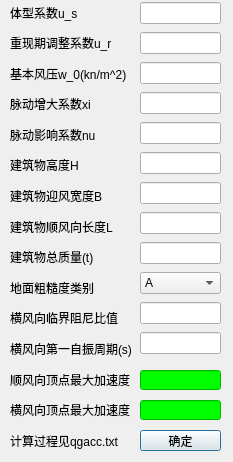
<?xml version="1.0" encoding="UTF-8"?>
<ui version="4.0">
 <class>acc_qg</class>
 <widget class="QDialog" name="acc_qg">
  <property name="geometry">
   <rect>
    <x>0</x>
    <y>0</y>
    <width>233</width>
    <height>462</height>
   </rect>
  </property>
  <property name="windowTitle">
   <string>风作用顶点最大加速度计算</string>
  </property>
  <property name="styleSheet">
   <string notr="true"/>
  </property>
  <widget class="QWidget" name="verticalLayoutWidget">
   <property name="geometry">
    <rect>
     <x>10</x>
     <y>0</y>
     <width>131</width>
     <height>361</height>
    </rect>
   </property>
   <layout class="QVBoxLayout" name="verticalLayout">
    <item>
     <widget class="QLabel" name="lb_us">
      <property name="text">
       <string>体型系数u_s</string>
      </property>
     </widget>
    </item>
    <item>
     <widget class="QLabel" name="lb_ur">
      <property name="text">
       <string>重现期调整系数u_r</string>
      </property>
     </widget>
    </item>
    <item>
     <widget class="QLabel" name="lb_w0">
      <property name="text">
       <string>基本风压w_0(kn/m^2)</string>
      </property>
     </widget>
    </item>
    <item>
     <widget class="QLabel" name="lb_xi">
      <property name="text">
       <string>脉动增大系数xi</string>
      </property>
     </widget>
    </item>
    <item>
     <widget class="QLabel" name="lb_nu">
      <property name="text">
       <string>脉动影响系数nu</string>
      </property>
     </widget>
    </item>
    <item>
     <widget class="QLabel" name="lb_h">
      <property name="text">
       <string>建筑物高度H</string>
      </property>
     </widget>
    </item>
    <item>
     <widget class="QLabel" name="lb_b">
      <property name="text">
       <string>建筑物迎风宽度B</string>
      </property>
     </widget>
    </item>
    <item>
     <widget class="QLabel" name="lb_l">
      <property name="text">
       <string>建筑物顺风向长度L</string>
      </property>
     </widget>
    </item>
    <item>
     <widget class="QLabel" name="lb_m">
      <property name="text">
       <string>建筑物总质量(t)</string>
      </property>
     </widget>
    </item>
    <item>
     <widget class="QLabel" name="lb_ccd">
      <property name="text">
       <string>地面粗糙度类别</string>
      </property>
     </widget>
    </item>
    <item>
     <widget class="QLabel" name="lb_hfznb">
      <property name="text">
       <string>横风向临界阻尼比值</string>
      </property>
     </widget>
    </item>
    <item>
     <widget class="QLabel" name="lb_hft">
      <property name="text">
       <string>横风向第一自振周期(s)</string>
      </property>
     </widget>
    </item>
   </layout>
  </widget>
  <widget class="QWidget" name="verticalLayoutWidget_2">
   <property name="geometry">
    <rect>
     <x>140</x>
     <y>0</y>
     <width>81</width>
     <height>361</height>
    </rect>
   </property>
   <layout class="QVBoxLayout" name="verticalLayout_2">
    <item>
     <widget class="QLineEdit" name="le_us"/>
    </item>
    <item>
     <widget class="QLineEdit" name="le_ur"/>
    </item>
    <item>
     <widget class="QLineEdit" name="le_w0"/>
    </item>
    <item>
     <widget class="QLineEdit" name="le_xi"/>
    </item>
    <item>
     <widget class="QLineEdit" name="le_nu"/>
    </item>
    <item>
     <widget class="QLineEdit" name="le_h"/>
    </item>
    <item>
     <widget class="QLineEdit" name="le_b"/>
    </item>
    <item>
     <widget class="QLineEdit" name="le_l"/>
    </item>
    <item>
     <widget class="QLineEdit" name="le_m"/>
    </item>
    <item>
     <widget class="QComboBox" name="cb_ccd">
      <item>
       <property name="text">
        <string>A</string>
       </property>
      </item>
      <item>
       <property name="text">
        <string>B</string>
       </property>
      </item>
      <item>
       <property name="text">
        <string>C</string>
       </property>
      </item>
      <item>
       <property name="text">
        <string>D</string>
       </property>
      </item>
     </widget>
    </item>
    <item>
     <widget class="QLineEdit" name="le_hfznb"/>
    </item>
    <item>
     <widget class="QLineEdit" name="le_hft"/>
    </item>
   </layout>
  </widget>
  <widget class="QLineEdit" name="le_sf">
   <property name="geometry">
    <rect>
     <x>140</x>
     <y>370</y>
     <width>81</width>
     <height>20</height>
    </rect>
   </property>
   <property name="styleSheet">
    <string notr="true">background-color: rgb(0, 255, 0);</string>
   </property>
  </widget>
  <widget class="QLabel" name="lb_sf">
   <property name="geometry">
    <rect>
     <x>10</x>
     <y>370</y>
     <width>121</width>
     <height>20</height>
    </rect>
   </property>
   <property name="text">
    <string>顺风向顶点最大加速度</string>
   </property>
  </widget>
  <widget class="QPushButton" name="btnyes">
   <property name="geometry">
    <rect>
     <x>140</x>
     <y>430</y>
     <width>81</width>
     <height>21</height>
    </rect>
   </property>
   <property name="text">
    <string>确定</string>
   </property>
  </widget>
  <widget class="QLabel" name="lb_hf">
   <property name="geometry">
    <rect>
     <x>10</x>
     <y>400</y>
     <width>121</width>
     <height>20</height>
    </rect>
   </property>
   <property name="text">
    <string>横风向顶点最大加速度</string>
   </property>
  </widget>
  <widget class="QLineEdit" name="le_hf">
   <property name="geometry">
    <rect>
     <x>140</x>
     <y>400</y>
     <width>81</width>
     <height>20</height>
    </rect>
   </property>
   <property name="styleSheet">
    <string notr="true">background-color: rgb(0, 255, 0);</string>
   </property>
  </widget>
  <widget class="QLabel" name="label">
   <property name="geometry">
    <rect>
     <x>10</x>
     <y>430</y>
     <width>111</width>
     <height>21</height>
    </rect>
   </property>
   <property name="text">
    <string>计算过程见qgacc.txt</string>
   </property>
  </widget>
 </widget>
 <resources/>
 <connections/>
</ui>
